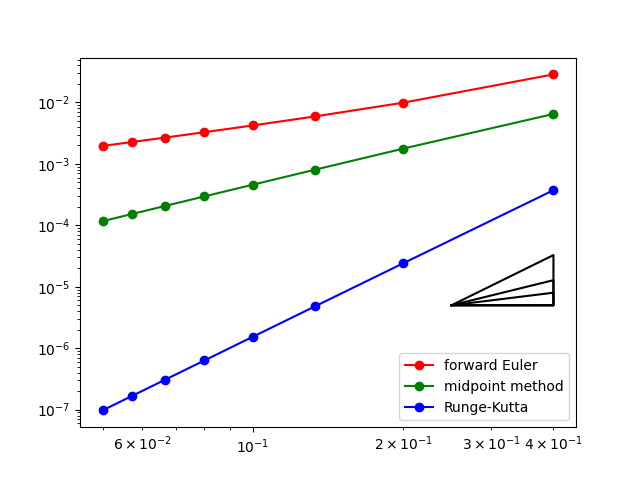

Recreate this plot in Python.
import numpy as np 
import matplotlib.pyplot as plt

# logistic equation 
# x' = ax(1-x) 

# INPUT 
# parameters
a = 2.0
# initial value 
x0 = 0.1
# final time  
T: float = 2.0
# right hand side 
rhs = lambda x: a * x * (1-x)
# exact solution 
exact = lambda x: 1 / (1-(1-1/x0)*np.exp(-a*x))

# solve ODE system 
def forward_Euler(x0, tau):
    # initialize array for result 
    result: np.ndarray = np.empty(N+1) 
    result[0] = x0
    for i in range(N):
        result[i+1] = result[i] + a * tau * result[i]*(1 - result[i])
    return result 

def midpoint_method(x0, tau): 
    # initialize array for result 
    result: np.ndarray = np.empty(N+1) 
    result[0] = x0
    for i in range(N):
        k1 = rhs(result[i]) 
        k2 = rhs(result[i] + tau/2 * k1)
        result[i+1] = result[i] + tau * k2
    return result 

def RungeKutta(x0, tau): 
    # initialize array for result 
    result: np.ndarray = np.empty(N+1) 
    result[0] = x0
    for i in range(N):
        k1 = rhs(result[i]) 
        k2 = rhs(result[i] + tau/2 * k1)
        k3 = rhs(result[i] + tau/2 * k2) 
        k4 = rhs(result[i] + tau * k3)
        result[i+1] = result[i] + tau/6 * (k1 + 2*k2 + 2*k3 + k4)
    return result 

err_forwardEuler = [] 
err_midpoint = [] 
err_RungeKutta = []
tau_list = []

# number of time steps 
for N in [5, 10, 15, 20, 25, 30, 35, 40]:
    # time step size 
    tau: float = T/N 
    tau_list.append(tau)
    # forward Euler 
    result = forward_Euler(x0, tau) 
    error = abs(exact(T) - result[-1]) 
    err_forwardEuler.append(error) 
    # midpoint method 
    result = midpoint_method(x0, tau) 
    error = abs(exact(T) - result[-1]) 
    err_midpoint.append(error) 
    # Runge-Kutta 
    result = RungeKutta(x0, tau) 
    error = abs(exact(T) - result[-1]) 
    err_RungeKutta.append(error) 
        
# plot 
fig, ax =plt.subplots() 
ax.plot(tau_list, err_forwardEuler, color='red', marker='o', label='forward Euler')
ax.plot(tau_list, err_midpoint, color='green', marker='o', label='midpoint method') 
ax.plot(tau_list, err_RungeKutta, color='blue', marker='o', label='Runge-Kutta') 
ax.legend() 
# show slope
xs = 0.25 
ys = 5e-6 
ratio = 1.6 
x1 = xs * ratio 
y1 = ys * ratio**1 
ax.plot([xs, x1, x1, xs], [ys, ys, y1, ys], color='k') 
x2 = xs * ratio 
y2 = ys * ratio**2 
ax.plot([xs, x2, x2, xs], [ys, ys, y2, ys], color='k') 
x4 = xs * ratio 
y4 = ys * ratio**4 
ax.plot([xs, x4, x4, xs], [ys, ys, y4, ys], color='k') 


ax.set_xscale('log') 
ax.set_yscale('log')

plt.savefig('logistic_convergence.png')
plt.show()
